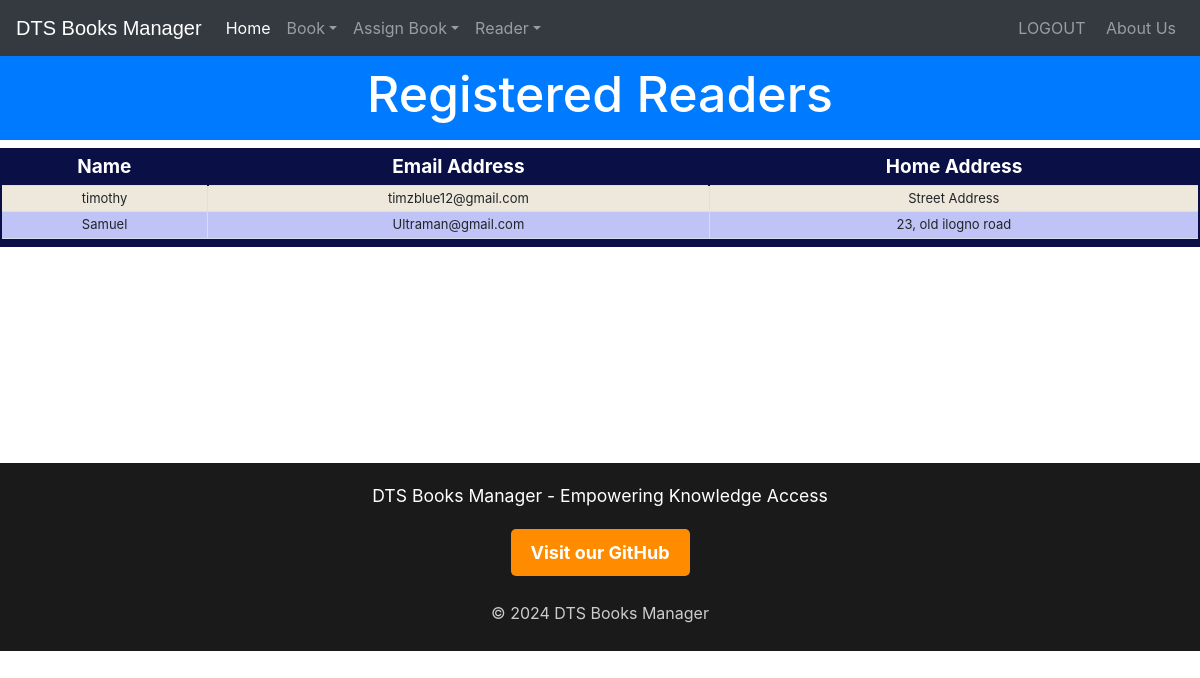
Screenshot of /viewstudent (signed in) with the database file from the repository.
### library/models.py (models this page shows, shortened)
class StudentExtra(models.Model):
    user = models.OneToOneField(User, on_delete=models.CASCADE)
    email_address = models.EmailField(default='timzblue12@gmail.com')  # Updated field name
    house_address = models.CharField(max_length=255, default='Street Address')  # Updated field name
    @property
    def get_name(self):
        return self.user.first_name

### library/views.py (the view)
# urls.py: path('viewstudent', views.viewstudent_view),
@login_required(login_url='adminlogin')
@user_passes_test(is_admin)
def viewstudent_view(request):
    students = models.StudentExtra.objects.all()
    return render(request, 'library/viewstudent.html', {'students': students})

### library/views.py (called while the page is built)
def is_admin(user):
    return user.is_superuser or user.is_staff

### templates/library/viewstudent.html (shortened to what this page needs)
<!DOCTYPE html>
<html lang="en" dir="ltr">
<head>
</head>
<body>
    {% include "library/navbaradmin.html" %}
    <br><br>
    <h3 class="p-3 mb-2 bg-primary text-white" style='font-size: 50px;text-align:center;'>Registered Readers</h3>
    {% if students %}
    <table class="redTable">
        <thead>
            <tr>
                <th>Name</th>
                <th>Email Address</th>
                <th>Home Address</th>
            </tr>
        </thead>
        <tfoot>
            <tr>
                <td colspan="3">
                </td>
            </tr>
        </tfoot>
        <tbody>
            {% for s in students %}
            <tr>
                <td>{{ s.get_name }}</td>
                <td>{{ s.email_address }}</td>
                <td>{{ s.house_address }}</td>
            </tr>
            {% endfor %}
        </tbody>
    </table>
    {% else %}
    <h1>No Readers Registered in Library</h1>
    {% endif %}
    <br><br><br><br><br><br>
    <br><br><br>
    {% include "library/footer.html" %}
</body>
</html>

### templates/library/viewstudent.html (style rules this page uses)
table.redTable { border: 2px solid #0a1045; background-color: #EEE7DB; width: 100%; text-align: center; border-collapse: collapse; }
table.redTable td, table.redTable th { border: 1px solid #d9deee; padding: 3px 2px; }
table.redTable tbody td { font-size: 13px; }
table.redTable tr:nth-child(even) { background: #bfc3f5; }
table.redTable thead { background: #0a1045; }
table.redTable thead th { font-size: 19px; font-weight: bold; color: #FFFFFF; text-align: center; border-left: 2px solid #0a1045; }
table.redTable thead th:first-child { border-left: none; }
table.redTable tfoot { font-size: 13px; font-weight: bold; color: #FFFFFF; background: #0a1045; }
table.redTable tfoot td { font-size: 13px; }

### rows the page displays
StudentExtra: get_name "timothy", email_address "timzblue12@gmail.com", house_address "Street Address"
StudentExtra: get_name "Samuel", email_address "Ultraman@gmail.com", house_address "23, old ilogno road"
